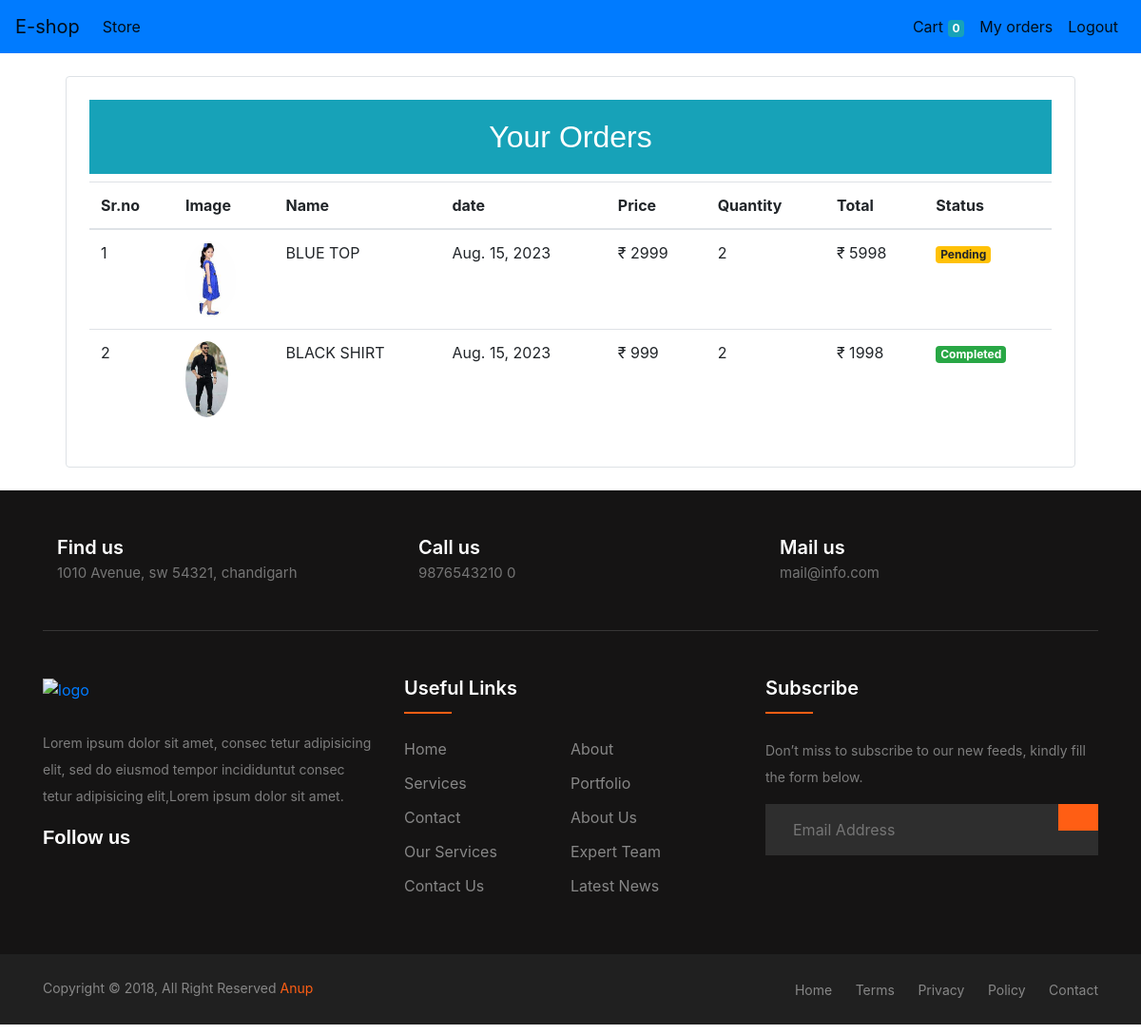
The app's page /myorders/ (signed in) with its own data.
### product/models/orders.py (models this page shows)
class Order(models.Model):
   product=models.ForeignKey(Product,on_delete=models.CASCADE)
   customer=models.ForeignKey(Customer,on_delete=models.CASCADE)
   quantity=models.IntegerField(default=1)
   price=models.IntegerField()
   address=models.CharField(max_length=100,blank=True,default='')
   phone=models.CharField(max_length=20,blank=True,default='')
   date=models.DateField(default=datetime.datetime.today)
   status=models.BooleanField(default=False)
   def get_orders_by_customer(customer_id):
      return Order.objects.filter(customer=customer_id).order_by('-date')

### product/models/product.py (models this page shows, shortened)
class Product(models.Model):
    name=models.CharField(max_length=20)
    price=models.PositiveIntegerField(default=0)
    category=models.ForeignKey(Category,on_delete=models.CASCADE,default=1)
    description=models.CharField(max_length=500,default='',null=True,blank=True)
    image=models.ImageField(upload_to='uploads/products')

### product/middlewares/auth.py (the view)
    def middleware(request):
        if not request.session.get('customer'):
            return redirect('login')
        response=get_response(request)
        return response

### product/templatetags/currency.py (called while the page is built)
@register.filter(name='currency')
def currency(number):
    return "₹ "+str(number)

@register.filter(name='multiply')
def multiply(number,number1):
    return number*number1

### product/views/orders.py (called while the page is built)
   def get(self,request):
      customer=request.session.get('customer')
      orders=Order.get_orders_by_customer(customer)
      print(orders)
      return render(request,'orders.html',{'orders':orders})

### product/templates/orders.html
{% extends 'base.html' %}
{% block body %}
{% load cart %}
{% load currency %}
<div class="container">
   <div class="border rounded p-4 m-4">
      <table class="table">
        <h2 class="text-center bg-info text-white">Your Orders</h2>
        <thead>
            <tr>
                <th>Sr.no</th>
                <th>Image</th>
                <th>Name</th>
                <th>date</th>
                <th>Price</th>
                <th>Quantity</th>
                <th>Total</th>
                <th>Status</th>
            </tr>
        </thead>
        <tbody>
            {% for order in orders %}
           <tr>
             <td>{{forloop.counter}}</td>
             <td><img src="{{order.product.image.url}}" alt="" height="80px" class="rounded-circle"></td>
             <td>{{order.product.name}}</td>
             <td>{{order.date}}</td>
             <td>{{order.price|currency}}</td>
             <td>{{order.quantity}}</td>
             <td>{{order.quantity|multiply:order.price|currency}}</td>
            {% if order.status %}
              <td><small class="badge badge-success">Completed</small></td>
            {% else %}
            <td><small class="badge badge-warning">Pending</small></td>
            {% endif %}
           </tr>
           {% endfor %}
        </tbody>
      </table>
      </div>
</div>
{% endblock body %}

### product/templates/base.html (style rules this page uses)
* { margin: 0; padding: 0; }
h2 { text-align: center; padding: 20px; font-family: Arial, Helvetica, sans-serif; }

### records on screen
Order: product.image (picture), product.name "BLUE TOP", date "Aug. 15, 2023", price "₹ 2999", quantity "2", quantity|multiply "₹ 5998", status "Pending"
Order: product.image (picture), product.name "BLACK SHIRT", date "Aug. 15, 2023", price "₹ 999", quantity "2", quantity|multiply "₹ 1998", status "Completed"

### other values on screen
{{ request.session.cart.keys|length }} "0"
